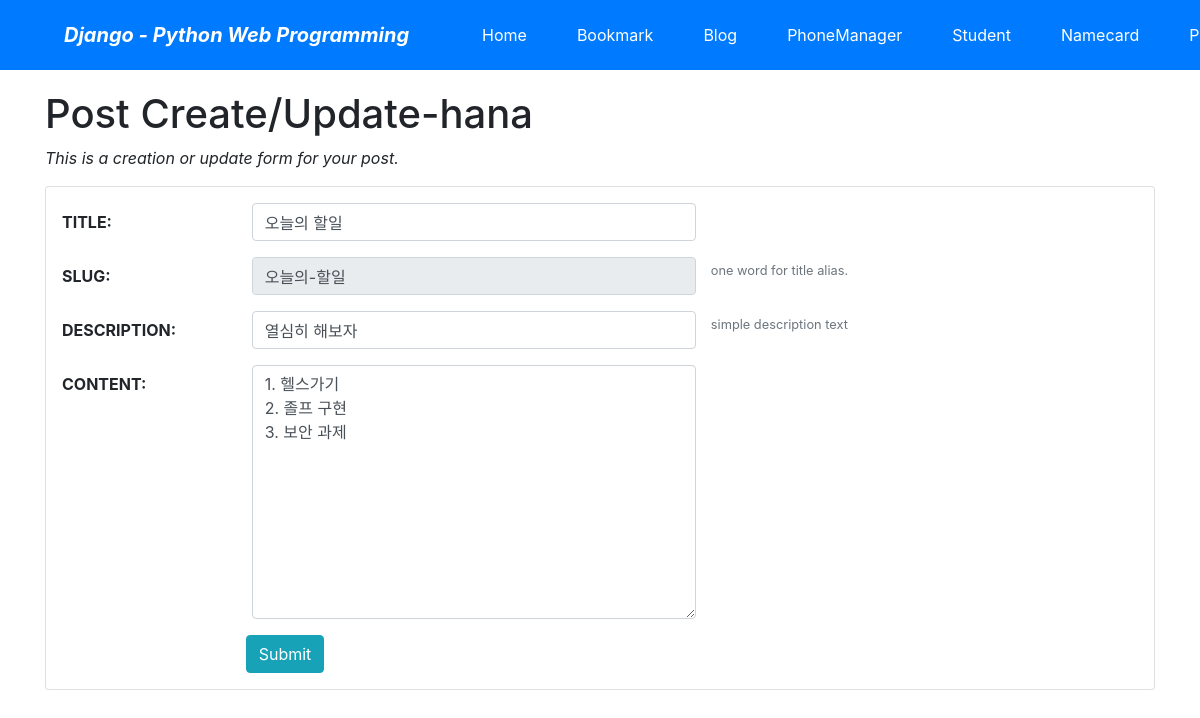
The app's page /blog/6/update/ (signed in) with its own data.
### blog/models.py (models this page shows, shortened)
class Post(models.Model):
    title = models.CharField(verbose_name='TITLE', max_length=50)
    slug = models.SlugField('SLUG', unique=True, allow_unicode=True, help_text='one word for title alias.')
    description = models.CharField('DESCRIPTION', max_length=100, blank=True, help_text='simple description text')
    content = models.TextField('CONTENT')
    create_dt = models.DateTimeField('CREATE DATE', auto_now_add=True)
    modify_dt = models.DateTimeField('MODIFY DATE', auto_now=True)
    tags = TaggableManager(blank=True)
    owner = models.ForeignKey(User, on_delete=models.CASCADE, verbose_name='OWNER', blank=True, null=True)
    class Meta:
        verbose_name = 'post'
        verbose_name_plural = 'posts'
        db_table = 'blog_posts'
        ordering = ('-modify_dt',)

### blog/views.py (the view)
# urls.py: path('<int:pk>/update/', views.PostUpdateView.as_view(), name="update"),
class PostUpdateView(OwnerOnlyMixin, UpdateView):
        model = Post
        fields = ['title','slug','description','content']
        success_url = reverse_lazy('blog:index')

### mysite/views.py (called while the page is built)
    def dispatch(self, request, *args, **kwargs):
        obj=self.get_object()
        if request.user != obj.owner:
            return self.handle_no_permission()
        return super().dispatch(request, *args, **kwargs)

### blog/templates/blog/post_form.html (shortened to what this page needs)
{% extends "base.html" %}
{% load widget_tweaks %}
{% block content %}
<h1>Post Create/Update-{{user}}</h1>
<p class="font-italic">This is a creation or update form for your post.</p>
<form action="." method="post" class="card pt-3">{% csrf_token %}
    <div class="form-group row">
    {{ form.title|add_label_class:"col-form-label col-sm-2 ml-3 font-weight-bold"}}
      <div class="col-sm-5">
          {{ form.title|add_class:"form-control"|attr:"autofocus"}}
      </div>
    </div>
    <div class="form-group row">
    {{ form.slug|add_label_class:"col-form-label col-sm-2 ml-3 font-weight-bold"}}
      <div class="col-sm-5">
          {{ form.slug|add_class:"form-control"|attr:"readonly"}}
      </div>
        <small class="form-text text-muted">{{form.slug.help_text}}</small>
    </div>
    <div class="form-group row">
    {{ form.description|add_label_class:"col-form-label col-sm-2 ml-3 font-weight-bold"}}
      <div class="col-sm-5">
          {{ form.description|add_class:"form-control"}}
      </div>
        <small class="form-text text-muted">{{form.description.help_text}}</small>
    </div>
     <div class="form-group row">
    {{ form.content|add_label_class:"col-form-label col-sm-2 ml-3 font-weight-bold"}}
      <div class="col-sm-5">
          {{ form.content|add_class:"form-control"}}
      </div>
    </div>
    <div class="form-group">
        <div class="offset-sm-2 col-sm-5">
             <input type="submit" value="Submit" class="btn btn-info">
        </div>
    </div>
</form>
{% endblock %}

### records on screen
Post: title|add_label_class "TITLE:", title "오늘의 할일", slug|add_label_class "SLUG:", slug "오늘의-할일", description|add_label_class "DESCRIPTION:", description "열심히 해보자", content|add_label_class "CONTENT:", content "1. 헬스가기 2. 졸프 구현 3. 보안 과제"

### other values on screen
{{ user }} "hana"
